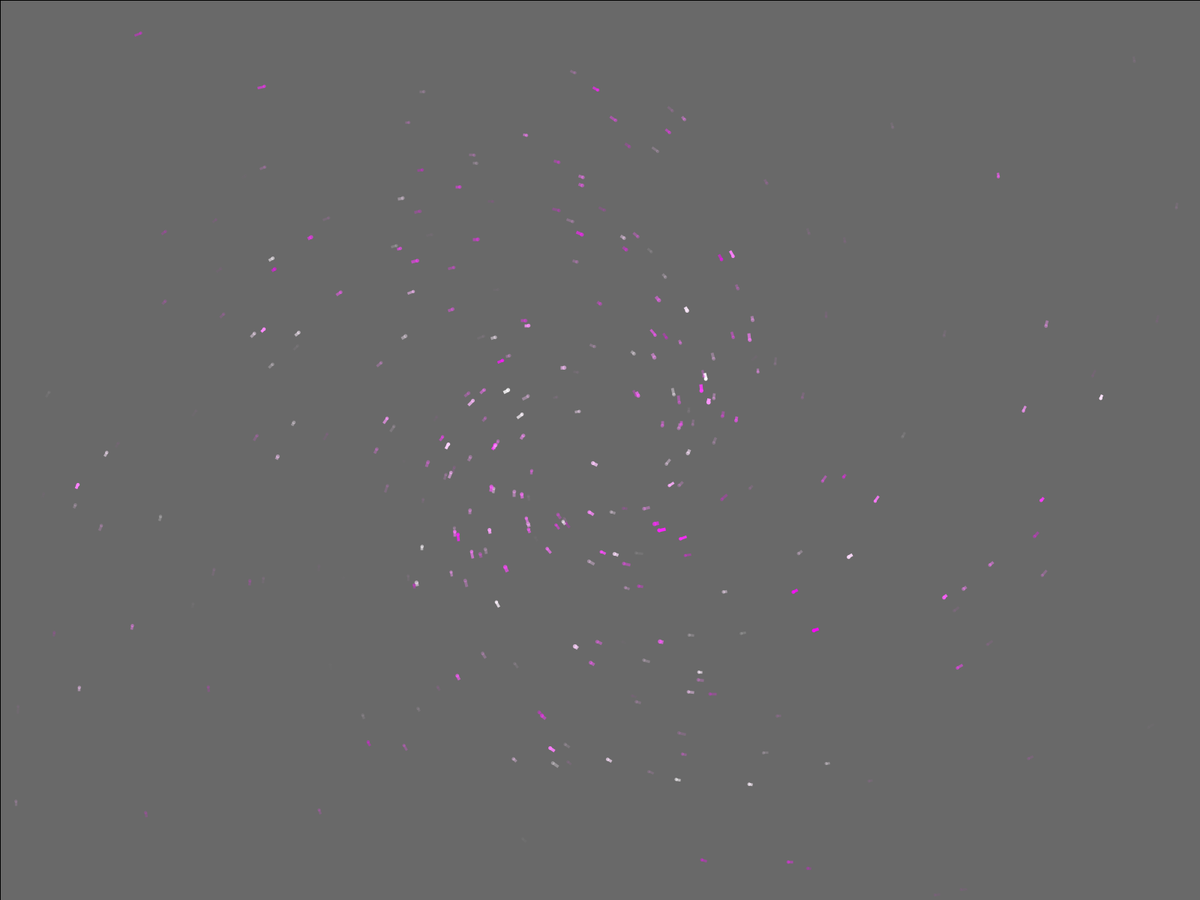
Frame 1 (no input)
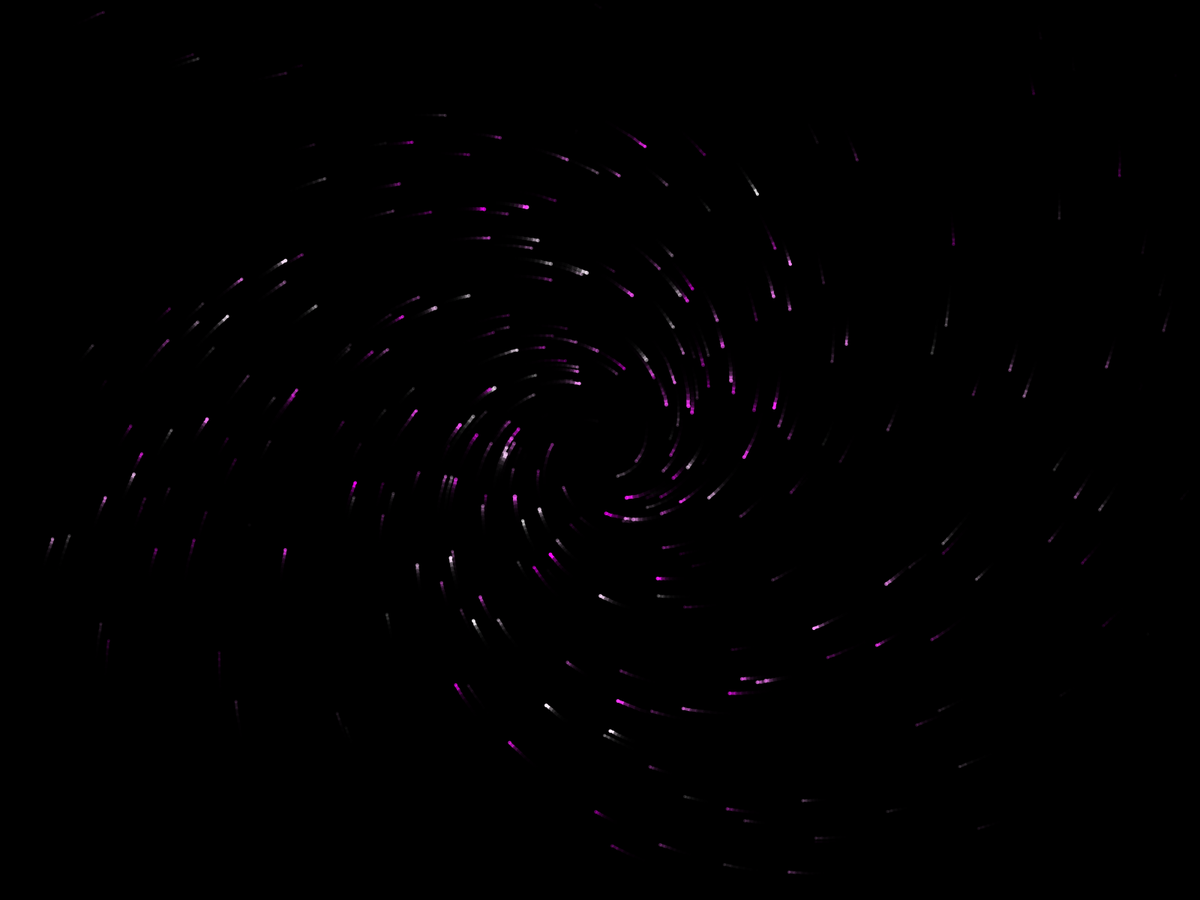
Frame 60 (the mouse pressed at the canvas centre just before this capture)
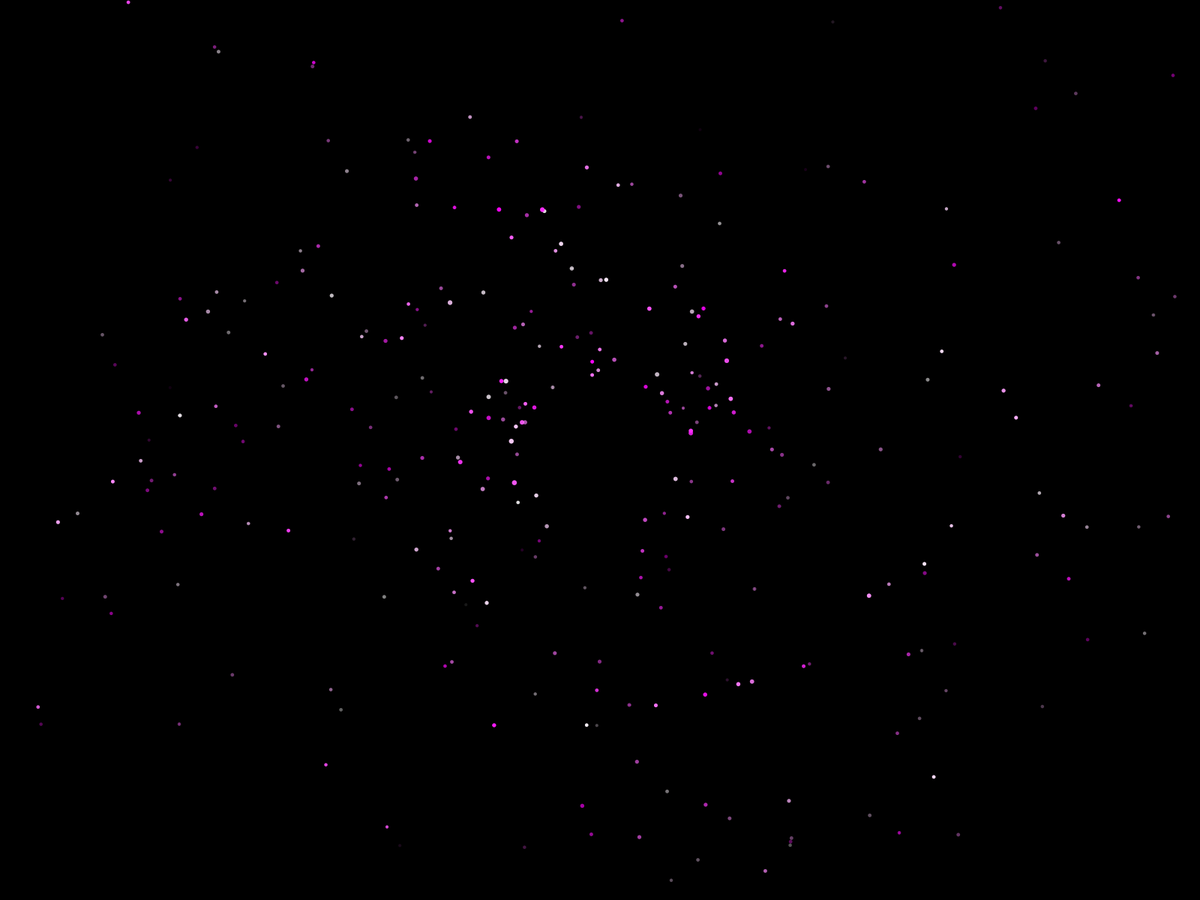
Frame 120 (the mouse held since frame 60 and released just before this capture)

The Processing sketch that drew these frames (run headless with seeded random() and noise(); from frame 60 on, the mouse is pressed at the canvas centre):

// Processing sketch: Singularity
// ── Singularity.pde
int amount = 300;
int opacity = 200;
ArrayList<Particle> particles;
Field flow;

void setup() {
  fullScreen();
  frameRate(60);
  background(255);
//  smooth(0);
  flow = new Field(100);
  particles = new ArrayList<Particle>();
  for (int i = 0; i<amount; i++) {
    particles.add(new Particle());
  }
  for (Particle p : particles) {
   for (int i = 0; i<1000; i++) {
     p.flowFollow(flow);
    p.update();
   }
  }
}

void draw() {
  //noStroke();
 // background(0);
  fill(0,0,0,150);
  
  rect(0,0,width,height);
  
  
//  flow.init();

//  noStroke();

  for (Particle p : particles) {
    p.flowFollow(flow);
    p.update();
    p.display();
  }
} 

// ── Field.pde
class Field {


  //PVector[][] grid;
  //int resolution;
  //int cols, rows;
  //float increment = 0.2;
  //float zoffInc=0.000001;
  //float zoff = 0;

  Field(int r) {
    //resolution = r;
    //cols = width/resolution;
    //rows = height/resolution;
    //grid = new PVector[cols][rows];
    //init();
  }

  void init() {
    //float xoff = 0;
    //for (int i = 0; i < cols; i++) {
    //  float yoff = 0;
    //  for (int j = 0; j < rows; j++) {
    //    float angle = map(noise(xoff, yoff,zoff*random(1,2)), 0, 1, PI, TWO_PI);
    //    grid[i][j] = PVector.fromAngle(angle);
     
    //      grid[i][j].add(PVector.fromAngle(TWO_PI).mult(map(i,0,cols-1,1,-1)));
        
    //    yoff+=increment;
    //    zoff+=zoffInc;
    //  }
    //  xoff+=increment;
    //}
  }


  PVector checkGrid(PVector check) {
    //int column = int(constrain(check.x/resolution, 0, cols-1));
    //int row = int(constrain(check.y/resolution, 0, rows-1));
  //  return grid[column][row];
  return ((new PVector(width/2, height/2).mult(-1).add(check)).rotate(HALF_PI+0.5)).mult(0.7);//(abs(height/2-check.y), abs(width/2-check.x));
    
  }
}

// ── Particle.pde
class Particle {
  PVector loc;
  PVector prevLoc;
  PVector vel;
  PVector prevVel;
  PVector mouse;
  PVector colour;
  PVector explVect;
  float scl = 0.7;
  float slowScl = 0.0007;
  int maxLimit = 10;
  int minLimit = 5;
  int limit;
  int speed;
  int mousePressLimit=10;
  float size;
  int inc;
  int age;
  int life;
  int maxLife = 100;
  float maxOpacity;
  float jitterDefault = 0.1;
  float jitter = 0.1;
  float explFactor = 0.55;
  float explPush = 2;
  int explMult = 3000;
  int explCalc = 0;
  int explLimit = 60;

  Particle() { 
    prevVel=new PVector(0, 0);
    init();
  }

  void init() {
    explVect=new PVector(0, 0);
    limit = int(random(minLimit, maxLimit));
    speed = limit;
    maxOpacity=random(240, 250);
    age=0;
    size=4;
    life=parseInt(random(10, maxLife));
    inc=1;
    colour = new PVector(255, random(0, 256), 255);
    loc = new PVector(random(0, width), random(0, height));
    prevLoc = loc.copy();
    vel = prevVel.copy();
    mouse = new PVector(mouseX, mouseY);
    mouse = mouse.sub(loc);
    mouse.normalize();
    vel.limit(limit);
  }

  void mature() {
    if (dist(loc.x, loc.y, width/2, height/2)<100) {
     init(); 
    }
    age+=inc;
    size+=(0.03*inc);
    if (age>life) {
      inc=-1;
    } else if (age==-1) {
      prevVel=vel.copy();
      init();
    } 

    if (mousePressed) {
      if (random(0, 100)<50 && limit>minLimit) {
        limit--;
      } else if (limit<maxLimit) {
        limit++;
      }
    }
  }

  void update() {
    float distance = dist(mouseX, mouseY, loc.x, loc.y);
    saveLocation();
    if (mousePressed) {
      explVect=new PVector(0, 0);
      mouse = new PVector(mouseX, mouseY);
      mouse = mouse.sub(loc);
      //mouse.mult(1/(mouse.mag()*1.5));
      mouse.normalize();
      if (mouseButton==LEFT && mouseButton==RIGHT) { // I GUESS THIS IS NOT WORKING
        explCalc=explLimit+1;
      } else if (mouseButton==LEFT) {
        mouse.mult(scl);
        //mature();
        //if (random(0, 100)<50 && life<maxLife) {
        //  life++;
        //}

        vel.add(mouse);
        vel.limit(mousePressLimit);

        loc.add(vel);

        edges();
        mouse.normalize();
      } else { //IF MOUSEBUTTON = RIGHT       
        jitter+=0.001;
        explCalc++;

        if (random(0, 10)<3) {
          mature();
        }
        vel.add(PVector.random2D().mult((0.05+jitter*jitter)*map(distance, 0, width, 1, 0)));
        // mouse.mult(-slowScl);
        //loc.add(mouse);
        loc.add(vel.mult(0.8));
        edges();
        //loc.add(PVector.random2D().mult(jitter));
        //mouse.normalize();
        // loc.add(mouse.mult(slowScl*100));
      }
    } else { // IF MOUSE NOT PRESSED (DEFAULT STATE)
      //   if (explCalc>explLimit) { // EXPLOSION MECHANICS
      if (explCalc>explLimit) { // EXPLOSION MECHANICS
        //vel.add(PVector.random2D().mult(explMult));
        //explVect=PVector.random2D().mult(explMult);

        explVect=PVector.random2D().mult((1/distance)*explMult);
        explVect.add(mouse.copy().mult(-explPush));
        explCalc=0;


               if(distance<width/5) {  // DISTANCE TO KILL THE PARTICLE IN EXPLOSION
                inc=-1;  
               }
      } else {
        explCalc=0;
      }

      if (jitter>jitterDefault) {
        jitter=jitterDefault;
      }

      if (random(0, 10)<2) {
        mature();
        //vel.add(PVector.random2D().mult(0.2));
      }
      

      vel.add(mouse.mult(0.9));
      if (explVect.mag()>10) {
      vel.add(explVect.mult(explFactor));
      }
      //loc.add(vel.add(PVector.random2D().mult(jitter*jitter)));
      loc.add(vel);
      edges(); //checks for particle offscreen
    }


    // EVERYTIME THINGS
  }

  void saveLocation() {
    prevLoc.set(loc.x, loc.y);
  }

  void flowFollow(Field flow) {
    if (!mousePressed) {
      vel.add(flow.checkGrid(loc));
      vel.limit(limit);
    }
  }

  void edges() {
    if (loc.x<0-(size*2)) {
      loc.x=width+(size*2);
      if (mouseButton==RIGHT) {
        init();
      }
      saveLocation();
    } 
    if (loc.x>width+(size*2)) {
      loc.x=0-(size*2);
      if (mouseButton==RIGHT) {
        init();
      }
      saveLocation();
    } 
    if (loc.y<0) {
      loc.y=height;
      if (mouseButton==RIGHT) {
        init();
      }
      saveLocation();
    } 
    if (loc.y>height) {
      loc.y=0;
      if (mouseButton==RIGHT) {
        init();
      }
      saveLocation();
    }
  }

  void display() {
    strokeWeight(size-1);
    strokeCap(SQUARE);
    //if (mouseButton==RIGHT) {
   //   strokeCap(ROUND);
    //}
    stroke(colour.x, colour.y, colour.z, map(age, 0, life, 0, maxOpacity));
    fill(colour.x, colour.y, colour.z, map(age, 0, life, 0, maxOpacity));
    //  if (vel.mag()<=mousePressLimit) {
        line (prevLoc.x, prevLoc.y, loc.x, loc.y);
    //  }

    noStroke();
   //noFill();
    ellipse(loc.x, loc.y, size, size);
    //ellipse((loc.x+prevLoc.x)/2, (loc.y+prevLoc.y)/2, size, size);
  }
}
